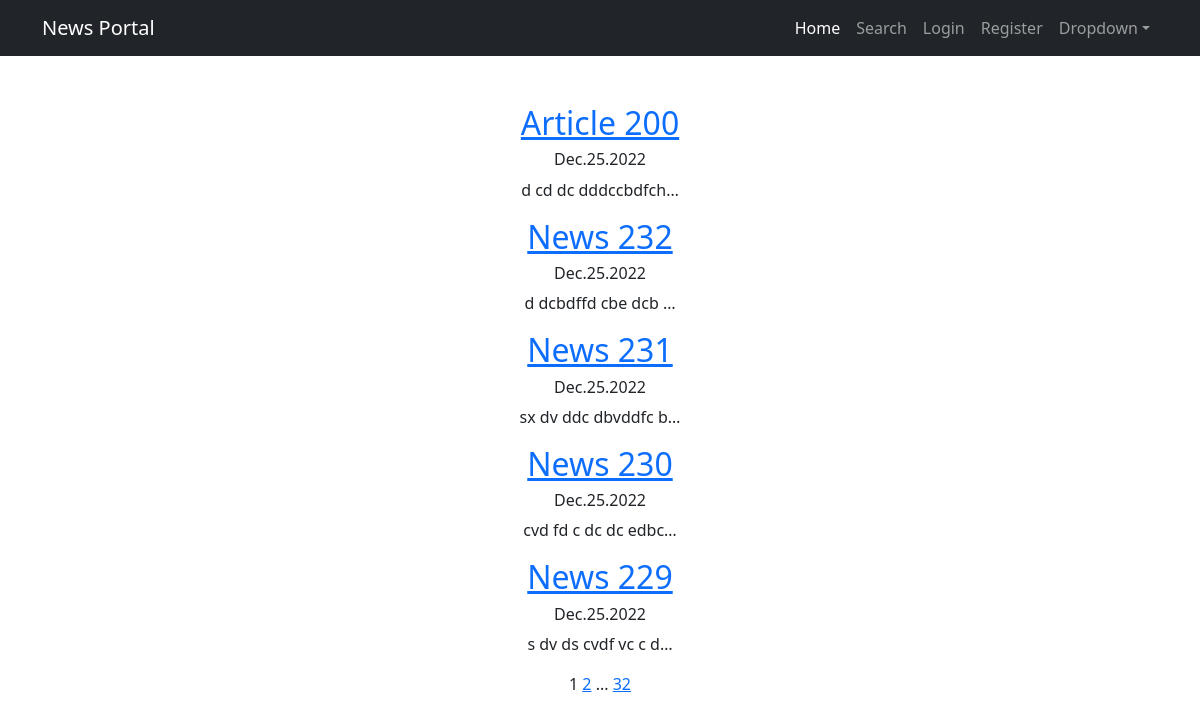
Page /news/ on the committed database.
### news/models.py (models this page shows, shortened)
class Post(models.Model):
    author = models.ForeignKey(Author, on_delete=models.CASCADE)
    post_type = models.CharField(max_length=1, choices=[
                                     ('N', 'news'),
                                     ('A', 'article')
                                 ], default='N')
    date = models.DateTimeField(auto_now_add=True)
    category = models.ManyToManyField(Category, through='PostCategory', related_query_name='post')
    title = models.CharField(max_length=255)
    text = models.TextField()
    rating = models.PositiveIntegerField()

### news/views.py (the view)
# urls.py: path('news/', cache_page(300)(views.PostListView.as_view()), name='post_list'),
class PostListView(ListView):
    queryset = Post.objects.order_by('-date')
    paginate_by = 5

### news/templatetags/custom_filters.py (called while the page is built)
@register.filter()
def censor(s):
    words = s.split(' ')
    for word_num in range(len(words)):
        if words[word_num].lower() in censored_list:
            if type(words[word_num]) is not str:
                raise TypeError('Censored word must be a string')
            for sym_num in range(1, len(words[word_num])):
                words[word_num] = words[word_num].replace(words[word_num][sym_num], "*")
    s = ' '.join(words)
    return s

### news/templatetags/custom_tags.py (called while the page is built)
@register.simple_tag(takes_context=True)
def url_replace(context, **kwargs):
   d = context['request'].GET.copy()
   for k, v in kwargs.items():
       d[k] = v
   return d.urlencode()

### templates/news/post_list.html (shortened to what this page needs)
{% extends 'news/default.html' %}
{% load custom_filters %}
{% load custom_tags %}
{% block content %}
    {% for post in post_list %}
        <div>
            <h2><a href="{% url 'post_detail' post.pk %}">{{ post.title|censor }}</a></h2>
            <h6>{{ post.date|date:'M.d.Y' }}</h6>
            <p>{{ post.text|truncatechars:20|censor }}
        </div>
    {% empty %}
    <p>There are no any posts yet
    {% endfor %}
    {{ page_obj.number }}
    {% if page_obj.has_next %}
        <a href="?{% url_replace page=page_obj.next_page_number %}">{{ page_obj.next_page_number }}</a>
        {% if page_obj.next_page_number != paginator.num_pages %}
            ...
            <a href="?{% url_replace page=paginator.num_pages %}">{{ paginator.num_pages }}</a>
        {% endif %}
    {% endif %}
{% endblock content %}

### rows in the picture
Post: title|censor "Article 200", date "Dec.25.2022", text|censor "d cd dc dddccbdfch…"
Post: title|censor "News 232", date "Dec.25.2022", text|censor "d dcbdffd cbe dcb …"
Post: title|censor "News 231", date "Dec.25.2022", text|censor "sx dv ddc dbvddfc b…"
Post: title|censor "News 230", date "Dec.25.2022", text|censor "cvd fd c dc dc edbc…"
Post: title|censor "News 229", date "Dec.25.2022", text|censor "s dv ds cvdf vc c d…"

### other values in the picture
{{ page_obj.number }} "1"
{{ page_obj.next_page_number }} "2"
{{ paginator.num_pages }} "32"
